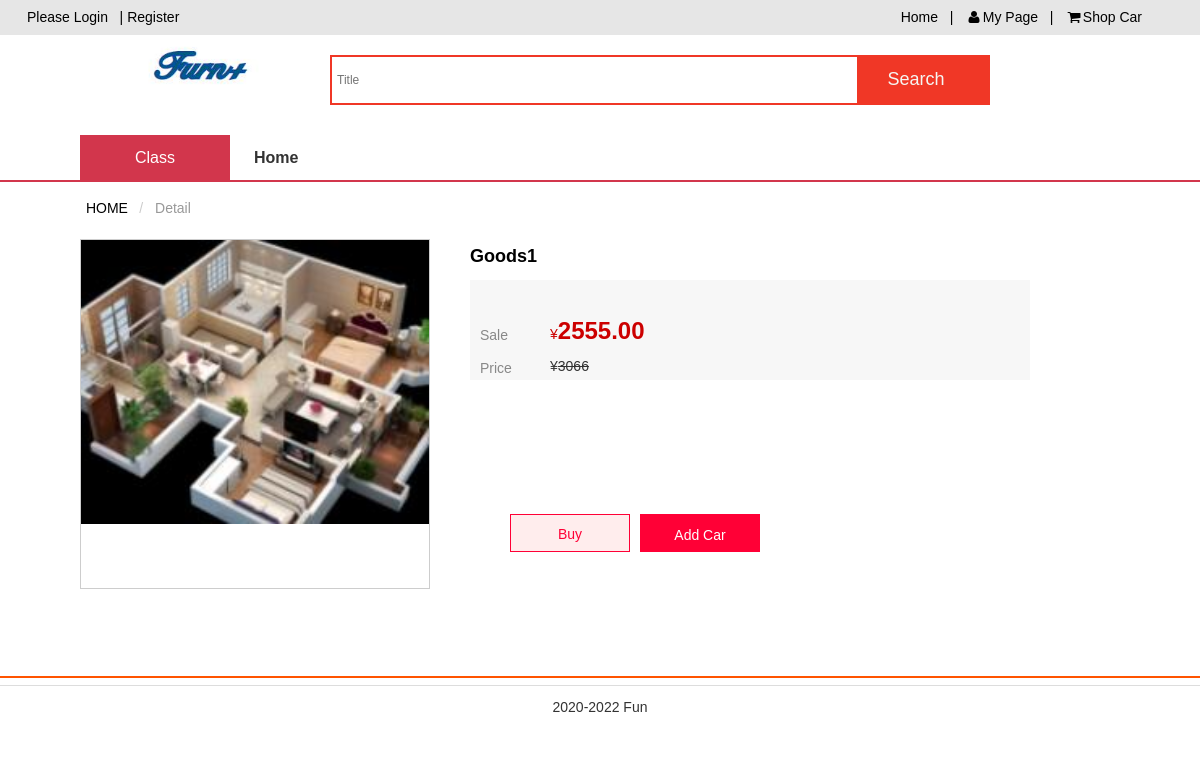
Page /CODE/goods.php?id=29 on the committed database.
### tables this page shows
CREATE TABLE `goods` (
  `id` int(11) NOT NULL AUTO_INCREMENT,
  `goods_name` varchar(255) NOT NULL,
  `price` float NOT NULL,
  `description` text,
  `old_price` float(11,2) DEFAULT '0.00',
  `picture` varchar(255) DEFAULT NULL,
  `status` varchar(255) DEFAULT NULL,
  `cid` int(11) DEFAULT NULL,
  `created` varchar(255) DEFAULT NULL,
  `author` varchar(255) DEFAULT NULL,
  `image` varchar(255) DEFAULT NULL,
  `size` varchar(255) DEFAULT NULL,
  `num` varchar(255) DEFAULT NULL,
  PRIMARY KEY (`id`) USING BTREE
);

### CODE/goods.php (the view, shortened to what this page needs)
<?php include('top.php');
$goods_id = $_REQUEST['id'];
?>
	<link href="static/basic/css/demo.css" rel="stylesheet" type="text/css" />
	<link type="text/css" href="static/css/optstyle.css" rel="stylesheet" />
	<link type="text/css" href="static/css/style.css" rel="stylesheet" />
    <b class="line"></b>
	<div class="listMain">
		<div class="nav-table">
			<div class="long-title"><span class="all-goods">Class</span></div>
				<div class="nav-cont">
					<ul>
						<li class="index"><a href="index.php">Home</a></li>
					</div>
				</div>
				<ol class="am-breadcrumb am-breadcrumb-slash">
					<li><a >HOME</a></li>
					<li class="am-active">Detail</li>
				</ol>
		<?php
		$sql = "select * from goods where id = '".$goods_id."'";
		$result = $conn->query($sql);
			if ($result->num_rows > 0) {
		    	while($row = $result->fetch_assoc()) {
		 			?>
				<div class="item-inform">
					<div class="clearfixLeft" id="clearcontent">
						<div class="box">
							<div class="tb-booth tb-pic tb-s310">
								<img src="<?php echo $row['picture']?>" alt="" rel="images/01.jpg" class="jqzoom" />
							</div>
						</div>
					</div>
			<div class="clearfixRight">
			<form method="get" action="user/buy.php" id="">
				<div class="tb-detail-hd">
				<h1>
				 <?php echo $row['goods_name']?>
	          	</h1>
					</div>
						<div class="tb-detail-list">
							<div class="tb-detail-price">
								<li class="price iteminfo_price">
                                    <dt>Sale</dt>
									<dd><em>¥</em><b class="sys_item_price"><?php echo $row['old_price']?></b>  </dd>
								</li>
								<li class="price iteminfo_mktprice">
									<dt>Price</dt>
									<dd><em>¥</em><b class="sys_item_mktprice"><?php echo ($row['old_price']*1.2)?></b></dd>
								</li>
							</div>
							<dl class="iteminfo_parameter sys_item_specpara">
								<dd>
									<div class="theme-popover">
										<div class="theme-popbod dform">
											<br>
												<div class="theme-signin-left">
													<br>
												</div>
											</div>
										</div>
									</dd>
								</dl>
						</div>
						<div class="pay">
							<li>
								<div class="clearfix tb-btn tb-btn-buy theme-login">
									 <input type="submit"  value="Buy" style="width:120px;height: 38px;  line-height: 38px;text-align: center;background-color: #ffeded;border: 1px solid #FF0036;color: #FF0036;margin-left:450px;margin-top:-90px">
								</div>
							</li>
							<li>
						<div class="clearfix tb-btn tb-btn-basket theme-login">
		            		<button id="addcart" name="addcart" type="button" style="width:120px;height: 38px;  line-height: 38px;background-color: #ff0036;border: 1px solid #ff0036;    color: #fff;margin-top:-90px;">Add Car</button>
		            			</form>
								</div>
						</div>
					</div>
					<div class="introduceMain">
						<div class="am-tabs" style="margin-left: 9%" data-am-tabs>
 							<?php
		       					}
		   					} else {
		       					echo "0 个结果";
		   					}
		  					?>
							</div>
						</div>
					<div class="footer " style="">
						<div class="footer-hd ">
							<p style="text-align: center;">
							</p>
						</div>
						<div class="footer-bd ">
							<p style="text-align: center;">
								<em>2020-2022 Fun</em>
							</p>
						</div>
					</div>
				</div>
</body>
</html>

### CODE/static/AmazeUI-2.4.2/assets/css/admin.css (style rules this page uses)
ul { margin-top: 0; }

### CODE/static/basic/css/demo.css (style rules this page uses)
html, body, div, span, applet, object, iframe, h1, h2, h3, h4, h5, h6, p, blockquote, pre, a, abbr, acronym, address, big, cite, code, del, dfn, em, img, ins, kbd, q, s, samp, small, strike, strong, sub, sup, tt, var, b, u, i, center, dl, dt, dd, ol, ul, li, fieldset, form, label, legend, table, caption, tbody, tfoot, thead, tr, th, td, article, aside, canvas, details, embed, figure, figcaption, footer, header, hgroup, menu, nav, output, ruby, section, summary, time, mark, audio, video { margin: 0; padding: 0; border: 0; font-size: 100%; font: inherit; vertical-align: baseline; font-family: arial,"Lantinghei SC","Microsoft Yahei"; }
ul,li,ol { list-style:none; }
dl,dd { margin:auto; }
html { width:100%; height:100%; -ms-text-size-adjust:none; -webkit-text-size-adjust:none; -moz-text-size-adjust:none; -o-text-size-adjust:none; }
body { margin:0; padding:0; width:100%; font-size:12px; font-family: arial,"Lantinghei SC","Microsoft Yahei"; }
a:link,a:visited,a:hover { text-decoration:none; outline:none; }
*, *:after, *:before { -webkit-box-sizing: border-box; -moz-box-sizing: border-box; -o-box-sizing: border-box; box-sizing: border-box; }
img, input { vertical-align: middle; }
a { color: #000; text-decoration: none; }
.long-title,.nav-cont { display: none; }
.footer-bd { display:none }
.footer { text-align: center;border-top: 2px solid #F8F8F8 margin-top:20px; padding-top: 5px;margin-bottom:60px ; }
.footer-hd { display: block; }
@media only screen and (min-width: 640px) { html, body, div, span, applet, object, iframe, h1, h2, h3, h4, h5, h6, p, blockquote, pre, a, abbr, acronym, address, big, cite, code, del, dfn, em, img, ins, kbd, q, s, samp, small, strike, strong, sub, sup, tt, var, b, u, i, center, dl, dt, dd, ol, ul, li, fieldset, form, label, legend, table, caption, tbody, tfoot, thead, tr, th, td, article, aside, canvas, details, embed, figure, figcaption, footer, header, hgroup, menu, nav, output, ruby, section, summary, time, mark, audio, video { font-size: 14px; } }
@media only screen and (min-width: 640px) { .footer { text-align:left; display:block;position: relative;margin: 0px auto; padding: 7px 0px 9px;border-top: 2px solid #FF5400; margin-top:20px; } }
@media only screen and (min-width: 640px) { .footer .footer-bd p, .footer .footer-hd p { margin-bottom: 8px;line-height: 27px;border-bottom: 1px solid #DDD; text-align:left; } }
@media only screen and (min-width: 640px) { .footer .footer-bd p { border-bottom:none; } }
@media only screen and (min-width: 640px) { .footer-bd { display:block; } }
@media only screen and (min-width: 1025px) { .nav-table { max-width:1000px;margin: 0px auto;height: 45px;position: relative;overflow: hidden; } }
@media only screen and (min-width: 1025px) { .all-goods { font-size: 16px; } }
@media only screen and (min-width: 1025px) { .long-title { background:#d2364c;color:#fff ;height: 45px;line-height: 45px;display:block;position: absolute;width:150px ;text-align: center;font-size:16px ;top:0px;z-index: 6; } }
@media only screen and (min-width: 1025px) { .nav-cont { position: absolute;padding-left:150px;display:block;width:100% ;top:0px } }
@media only screen and (min-width: 1025px) { .nav-cont li { float: left;height: 45px;line-height: 45px; } }
@media only screen and (min-width: 1025px) { .nav-cont li::before { content: '\20';display: inline-block;height: 16px;border-right: 1px solid #d9d9d9;width: 0;vertical-align: middle;margin-left: -1px; } }
@media only screen and (min-width: 1025px) { .nav-cont li a { font-size: 16px;color: #333;line-height: 36px;margin-left: -1px;padding: 0 25px;text-decoration: none;font-weight: 700;display: inline-block;vertical-align: middle; } }
@media only screen and (min-width: 1025px) { b.line { display: block;width:100%;height:2px ;border-bottom:2px solid #d2364c;position: absolute;top:180px;z-index:5; } }

### CODE/static/css/hmstyle.css (style rules this page uses)
ul, li, ol { list-style: none; }
img { width:100%; }
dt + dd { margin-top: 0; }
@media only screen and (min-width: 1025px) { .footer { margin-top:20px ; } }

### rows in the picture
goods: picture (picture), goods_name "Goods1", old_price "2555.00", $row['old_price']*1.2 "3066"
